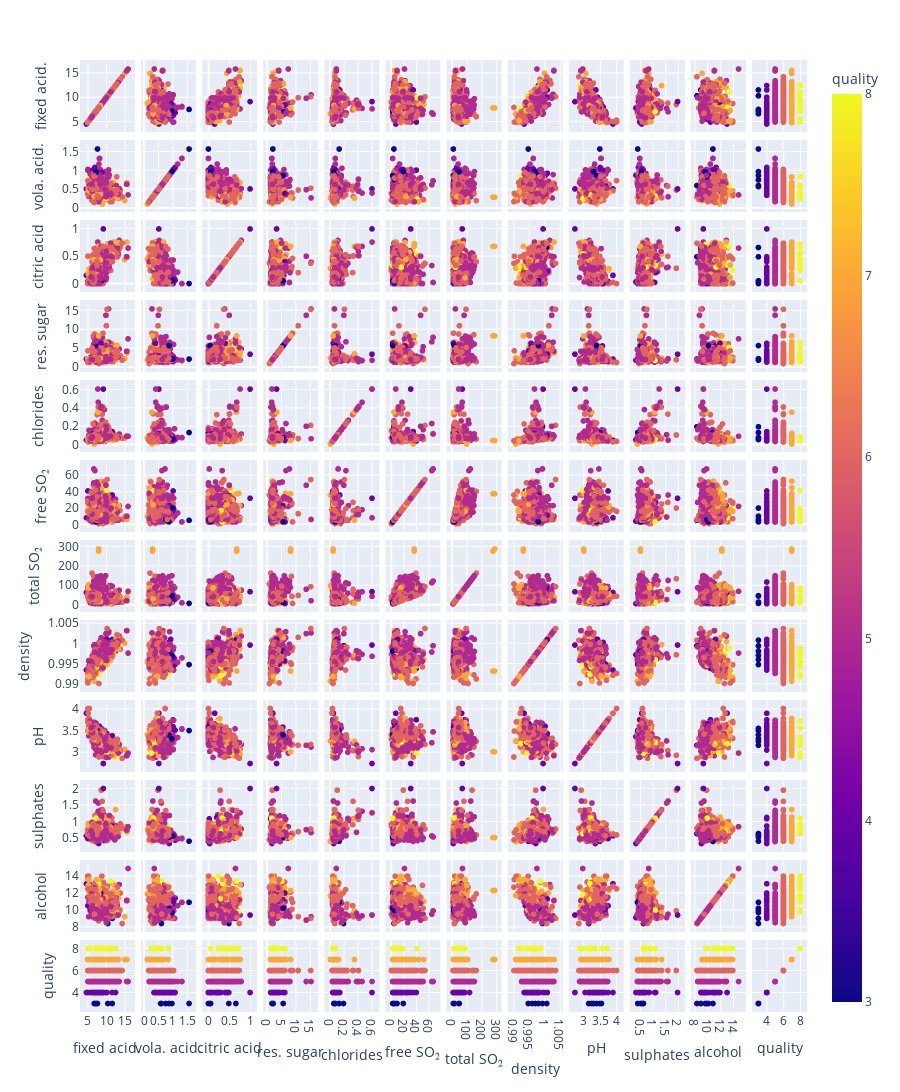

Notebook code cell kept with this figure:
### Code cell
from plotly.express import scatter_matrix

fig = scatter_matrix(data_frame = data, color = "quality", height = 1200, labels = labels)
fig.show()

### Figure 1 — Plotly figure (JSON) as saved in the notebook; plotly's stock layout.template omitted (floating-point values rounded to 4 significant figures; data arrays with more than 128 entries replaced by an {"elided": "..."} marker saying what was removed)
{"data": [{"dimensions": [{"axis": {"matches": true}, "label": "fixed acid.", "values": {"elided": "1143 float values"}}, {"axis": {"matches": true}, "label": "vola. acid.", "values": {"elided": "1143 float values"}}, {"axis": {"matches": true}, "label": "citric acid", "values": {"elided": "1143 float values"}}, {"axis": {"matches": true}, "label": "res. sugar", "values": {"elided": "1143 float values"}}, {"axis": {"matches": true}, "label": "chlorides", "values": {"elided": "1143 float values"}}, {"axis": {"matches": true}, "label": "free SO₂", "values": {"elided": "1143 float values"}}, {"axis": {"matches": true}, "label": "total SO₂", "values": {"elided": "1143 float values"}}, {"axis": {"matches": true}, "label": "density", "values": {"elided": "1143 float values"}}, {"axis": {"matches": true}, "label": "pH", "values": {"elided": "1143 float values"}}, {"axis": {"matches": true}, "label": "sulphates", "values": {"elided": "1143 float values"}}, {"axis": {"matches": true}, "label": "alcohol", "values": {"elided": "1143 float values"}}, {"axis": {"matches": true}, "label": "quality", "values": {"elided": "1143 int values"}}], "hovertemplate": "%{xaxis.title.text}=%{x}<br>%{yaxis.title.text}=%{y}<br>quality=%{marker.color}<extra></extra>", "legendgroup": "", "marker": {"color": {"elided": "1143 int values"}, "coloraxis": "coloraxis", "symbol": "circle"}, "name": "", "showlegend": false, "type": "splom"}], "layout": {"coloraxis": {"colorbar": {"title": {"text": "quality"}}, "colorscale": [[0, "#0d0887"], [0.1111, "#46039f"], [0.2222, "#7201a8"], [0.3333, "#9c179e"], [0.4444, "#bd3786"], [0.5556, "#d8576b"], [0.6667, "#ed7953"], [0.7778, "#fb9f3a"], [0.8889, "#fdca26"], [1, "#f0f921"]]}, "dragmode": "select", "height": 1200, "legend": {"tracegroupgap": 0}, "margin": {"t": 60}}}
